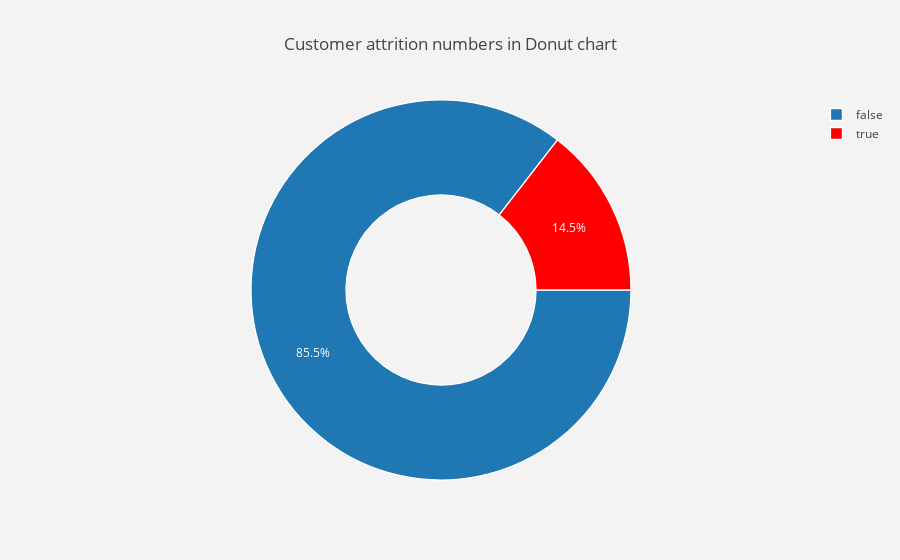

Notebook cell for this chart:
### Code cell
trace = go.Pie(labels = churn_labels ,
               values = churn_values ,
               marker = dict(colors =  [ 'greeen' ,'red'],
                             line = dict(color = "white",
                                         width =  1.3)
                            ),
               rotation = 90,
               hoverinfo = "label+value+text",
               hole = .5
              )
layout = go.Layout(dict(title = "Customer attrition numbers in Donut chart",
                        plot_bgcolor  = "rgb(243,243,243)",
                        paper_bgcolor = "rgb(243,243,243)",
                       )
                  )

data = [trace]
fig = go.Figure(data = data,layout = layout)
py.iplot(fig)

### Figure 1 — Plotly figure (JSON) as saved in the notebook; plotly's stock layout.template omitted (floating-point values rounded to 4 significant figures)
{"data": [{"hole": 0.5, "hoverinfo": "label+value+text", "labels": [false, true], "marker": {"colors": ["greeen", "red"], "line": {"color": "white", "width": 1.3}}, "rotation": 90, "type": "pie", "uid": "6eee3787-f945-48cd-bb5c-34ba722f0aaa", "values": [2850, 483]}], "layout": {"paper_bgcolor": "rgb(243,243,243)", "plot_bgcolor": "rgb(243,243,243)", "title": {"text": "Customer attrition numbers in Donut chart"}}}
